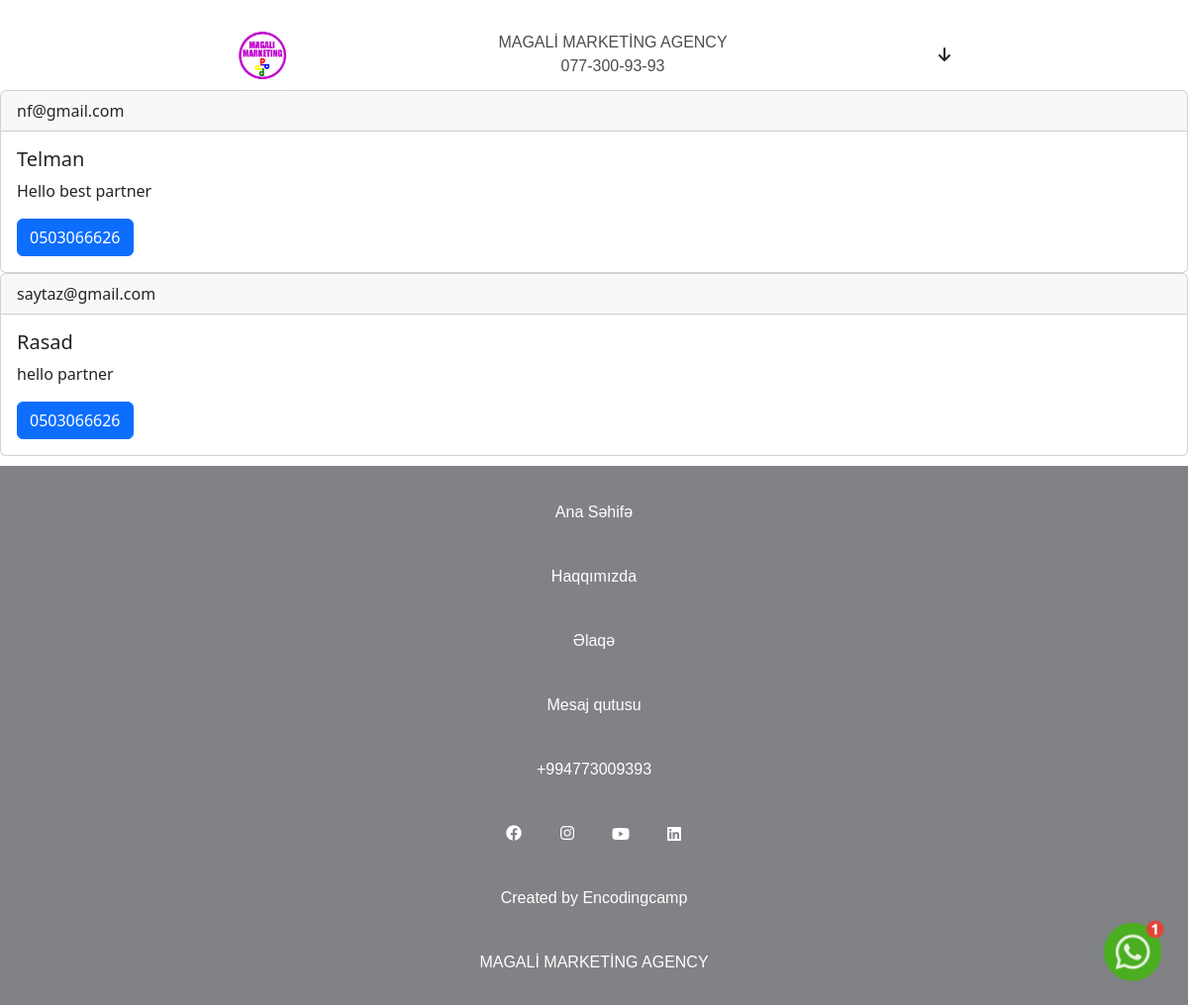
The page /magali/messages/ (signed in) on the database as committed earlier.
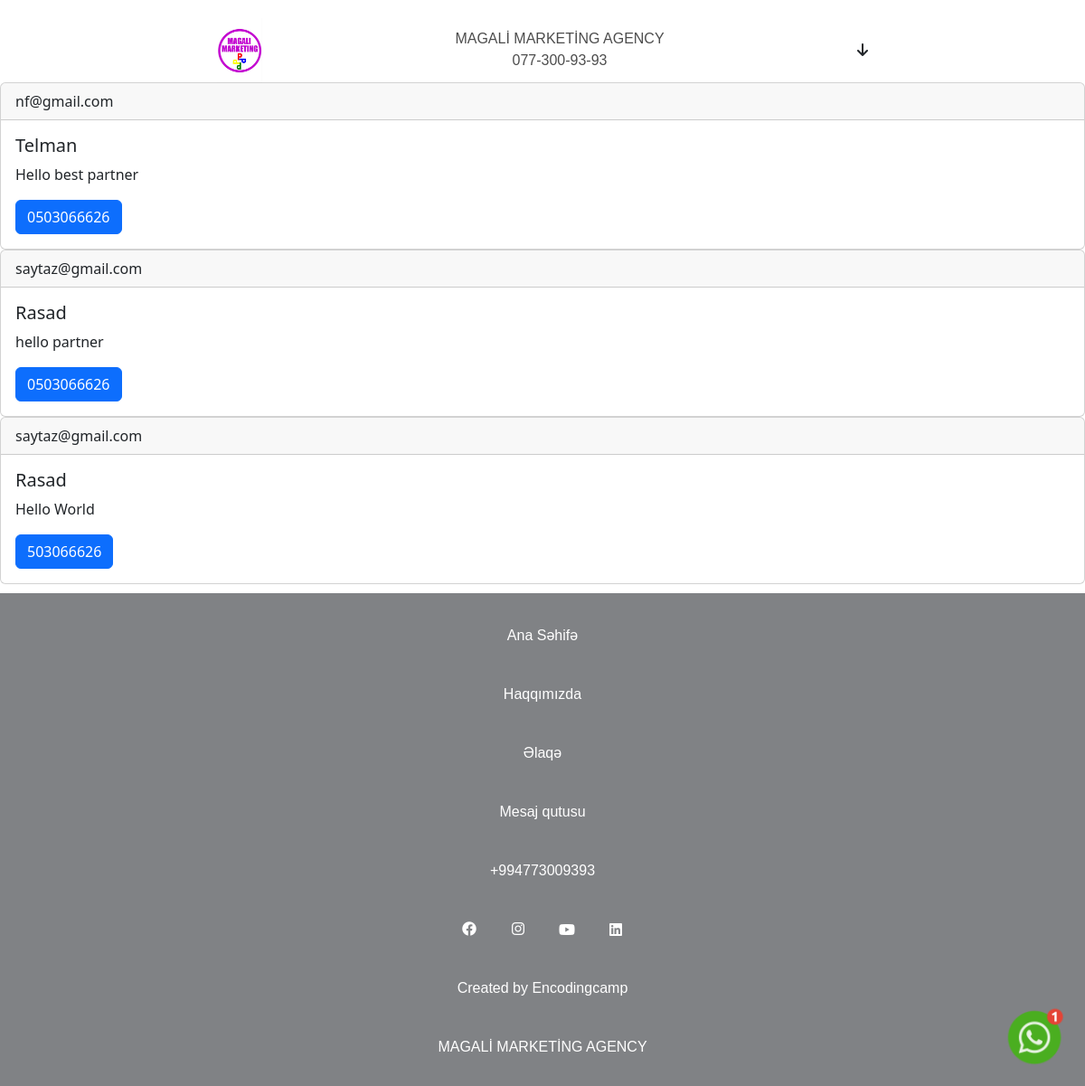
The same page on the database as committed later.
### magali_app/models.py (models this page shows, shortened)
class ContactModel(models.Model):
    first_name = models.CharField(max_length=256)
    last_name = models.CharField(max_length=256)
    company_name = models.CharField(max_length=256)
    email = models.EmailField(max_length=256)
    phone_num = models.CharField(max_length=50)
    message = models.TextField()
    class Meta:
        verbose_name = "Contact"
        verbose_name_plural = "Contacts"

### magali_app/views.py (the view)
# urls.py: path('messages/',views.contactmessages,name="messages"),
def contactmessages(request):
    if not request.user.is_staff:
        raise Http404
    else:
        messages = ContactModel.objects.all()
        context = {
            "messages":messages
        }
    return render(request,"messages.html",context)

### templates/messages.html (shortened to what this page needs)
{% extends 'base.html' %}
{% block content %}
{% for message in messages %}
<div class="card">
    <div class="card-header">
    {{message.email}}
    </div>
    <div class="card-body">
      <h5 class="card-title">{{message.first_name}}</h5>
      <p class="card-text">{{message.message}}</p>
      <a href="#" class="btn btn-primary">{{message.phone_num}}</a>
    </div>
  </div>
  {% endfor %}
{% endblock %}

Rows that differ between the two databases and show on the page:
added ContactModel: email "saytaz@gmail.com", first_name "Rasad", message "Hello World", phone_num "503066626"
